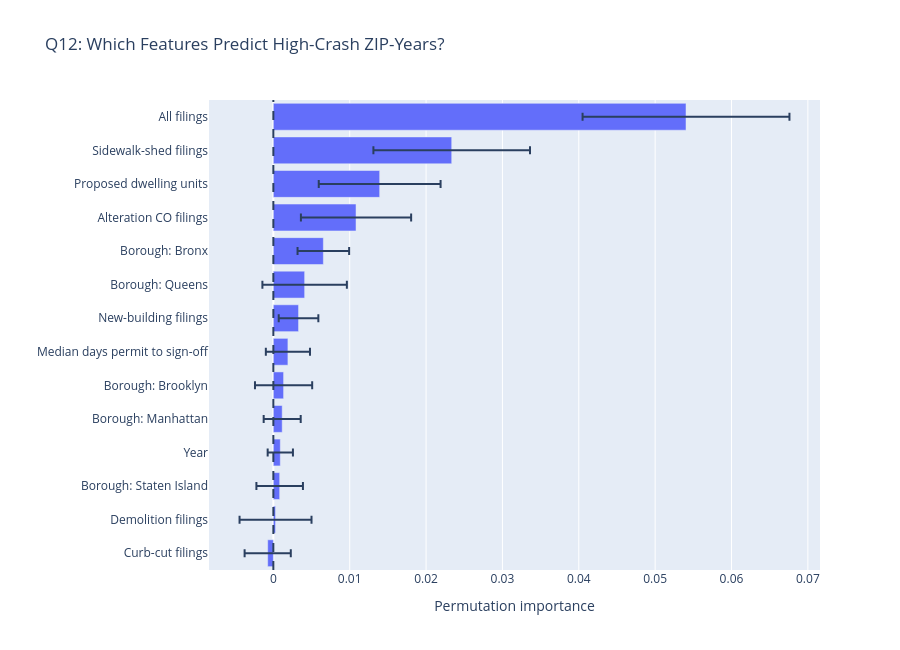

Notebook cell for this chart:
### Code cell
from pathlib import Path
import pandas as pd
import plotly.express as px
from src.charts import q12

# Find the repository root
ROOT = Path.cwd() if (Path.cwd() / "data").exists() else Path.cwd().parent

# Load the same integrated data used by the website
zip_year = pd.read_csv(
    ROOT / "data/clean/zip_year_integrated.csv",
    dtype={"zip": str}
)

# Run the actual grouped cross-validation analysis
importance, auc, positive_share = q12.compute_importance(zip_year)

# Display verified numerical results
print("Q12 — Random Forest Feature Importance")
print(f"Mean ROC AUC: {auc:.3f}")
print(f"Positive class share: {positive_share:.3f}")

display(
    importance.sort_values("mean", ascending=False)
    .round(4)
)

# Plot actual permutation importance values
plot_data = importance.sort_values("mean", ascending=True)

fig_q12 = px.bar(
    plot_data,
    x="mean",
    y="label",
    error_x="std",
    orientation="h",
    title="Q12: Which Features Predict High-Crash ZIP-Years?",
    labels={
        "mean": "Mean decrease in held-out ROC AUC",
        "label": "Feature"
    },
    height=650
)

fig_q12.add_vline(x=0, line_dash="dash")
fig_q12.update_layout(yaxis_title="", xaxis_title="Permutation importance")
fig_q12.show()

### Figure 1 — Plotly figure (JSON) as saved in the notebook; plotly's stock layout.template omitted (floating-point values rounded to 4 significant figures)
{"data": [{"error_x": {"array": [0.003024, 0.004712, 0.003047, 0.001654, 0.002424, 0.003745, 0.00289, 0.002594, 0.005531, 0.003377, 0.007218, 0.007978, 0.01025, 0.01355]}, "hovertemplate": "Mean decrease in held-out ROC AUC=%{x}<br>Feature=%{y}<extra></extra>", "legendgroup": "", "marker": {"color": "#636efa", "pattern": {"shape": ""}}, "name": "", "orientation": "h", "showlegend": false, "textposition": "auto", "type": "bar", "x": [-0.0007387, 0.0002859, 0.0008279, 0.0009113, 0.001158, 0.00134, 0.001907, 0.003299, 0.004098, 0.006548, 0.01083, 0.01392, 0.02336, 0.05404], "xaxis": "x", "y": ["Curb-cut filings", "Demolition filings", "Borough: Staten Island", "Year", "Borough: Manhattan", "Borough: Brooklyn", "Median days permit to sign-off", "New-building filings", "Borough: Queens", "Borough: Bronx", "Alteration CO filings", "Proposed dwelling units", "Sidewalk-shed filings", "All filings"], "yaxis": "y"}], "layout": {"barmode": "relative", "height": 650, "legend": {"tracegroupgap": 0}, "shapes": [{"line": {"dash": "dash"}, "type": "line", "x0": 0, "x1": 0, "xref": "x", "y0": 0, "y1": 1, "yref": "y domain"}], "title": {"text": "Q12: Which Features Predict High-Crash ZIP-Years?"}, "xaxis": {"anchor": "y", "domain": [0, 1], "title": {"text": "Permutation importance"}}, "yaxis": {"anchor": "x", "domain": [0, 1], "title": {"text": ""}}}}
